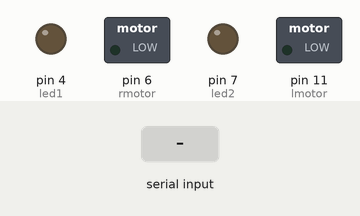
Bench run of a sketch on a simulated Arduino Uno, built with avr-gcc and run on an emulated ATmega328P. Parts: switched loads named in the sketch (green lamp = pin HIGH), output pins drawn as LEDs (lit = HIGH). Inputs (shaded band) come from the test bench.

Above: at 1.2 s.
1.3 s: byte 30 received over Serial
At 2.7 s:
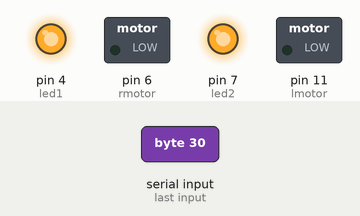
Timing chart, 0 to 4.3 s (numbered marks = the images above; inputs shaded):
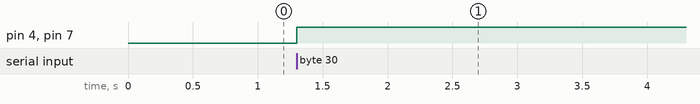

Measured:
- after the input at 1.3 s, pin 4 (led1), pin 7 (led2): LOW → HIGH at once

The sketch:

RCbody.ino
```cpp
#define lmotor 11
#define rmotor 6
#define led1 4
#define led2 7
#define btRx 1
#define btTx 0

bool ledState;
int driveState;

void setup() {
  pinMode(lmotor, OUTPUT);
  pinMode(rmotor, OUTPUT);
  pinMode(led1, OUTPUT);
  pinMode(led2, OUTPUT);
  ledState = false;
//  ledClicked = false;
  driveState = 0;
  Serial.begin(9600);
}

void loop() {
  //Read bluetooth values
  driveState = Serial.read();

  if(driveState >= 10)
    ledState = !ledState;

  outputLEDs(ledState);
  outputMotors(driveState%10);
}

/*
 * Outputs the LED headlights
 */
void outputLEDs(bool s) {
  if(s) {
    digitalWrite(led1, HIGH);
    digitalWrite(led2, HIGH);
  }
  else {
    digitalWrite(led1, LOW);
    digitalWrite(led2, LOW);
  }
}

/*
 * Diagaram of states:
 *          s == 2
 * s == 1              s == 3
 *          s == 0
 * s == 4  If time     s == 6  If time
 *          s == 5  If time
 */
void outputMotors(int s) {
  if(s == 0) {                // No movement
    analogWrite(lmotor, 0);
    analogWrite(rmotor, 0);
  } else if(s == 1) {         // Turn left
    analogWrite(lmotor, 75);
    analogWrite(rmotor, 255);
  } else if(s == 2) {         // Move forward
    analogWrite(lmotor, 255);
    analogWrite(rmotor, 255);
  } else if(s == 3) {         // Turn right
    analogWrite(lmotor, 255);
    analogWrite(rmotor, 75);
  } else {
    analogWrite(lmotor, 0);
    analogWrite(rmotor, 0);
  }
}
```
